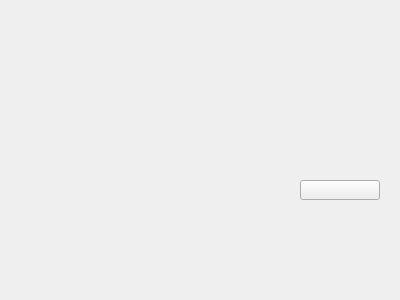
<?xml version="1.0" encoding="UTF-8"?>
<ui version="4.0">
 <class>Form</class>
 <widget class="QWidget" name="Form">
  <property name="geometry">
   <rect>
    <x>0</x>
    <y>0</y>
    <width>400</width>
    <height>300</height>
   </rect>
  </property>
  <property name="windowTitle">
   <string>Form</string>
  </property>
  <widget class="QPushButton" name="pushButton">
   <property name="geometry">
    <rect>
     <x>300</x>
     <y>180</y>
     <width>80</width>
     <height>20</height>
    </rect>
   </property>
   <property name="text">
    <string/>
   </property>
  </widget>
 </widget>
 <resources/>
 <connections/>
</ui>
